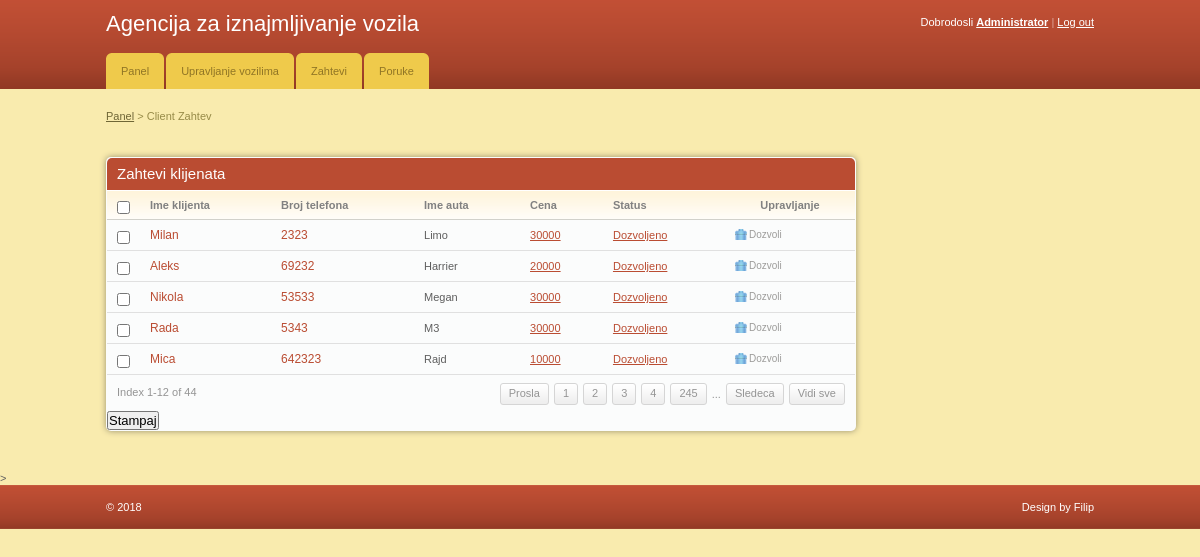
The app's page /admin/client_zahtev.php (signed in) with its own data.
### tables this page shows
CREATE TABLE `client` (
  `client_id` int(11) NOT NULL,
  `fime` varchar(255) NOT NULL,
  `email` varchar(255) NOT NULL,
  `id_broj` int(11) NOT NULL,
  `telefon` int(11) NOT NULL,
  `lokacija` varchar(255) NOT NULL,
  `pol` varchar(255) NOT NULL,
  `kola_id` int(11) NOT NULL,
  `status` varchar(255) NOT NULL,
  `banka` varchar(255) NOT NULL
);

CREATE TABLE `kola` (
  `id` int(11) NOT NULL,
  `ime_auta` varchar(255) NOT NULL,
  `tip` varchar(255) NOT NULL,
  `slika` text NOT NULL,
  `cena_iznajmljivanja` int(11) NOT NULL,
  `kapacitet` int(11) NOT NULL,
  `status` varchar(255) NOT NULL
);

### admin/client_zahtev.php (the view, shortened to what this page needs)
<!DOCTYPE html PUBLIC "-//W3C//DTD XHTML 1.0 Transitional//EN" "http://www.w3.org/TR/xhtml1/DTD/xhtml1-transitional.dtd">
<html xmlns="http://www.w3.org/1999/xhtml">
<head>
	<link rel="stylesheet" href="css/style.css" type="text/css" media="all" />
</head>
<body>
<div id="header">
	<div class="shell">
		<?php
			include 'menu.php';
		?>
	</div>
</div>
<div id="container">
	<div class="shell">
		<div class="small-nav">
			<a href="index.php">Panel</a>
			<span>&gt;</span>
			Client Zahtev
		</div>
		<br />
		<div id="main">
			<div id="content">
				<div class="box">
					<div class="box-head">
						<h2 class="left">Zahtevi klijenata</h2>
					</div>
					<div class="table">
						<table width="100%" border="0" cellspacing="0" cellpadding="0">
							<tr>
								<th width="13"><input type="checkbox" class="checkbox" /></th>
								<th>Ime klijenta</th>
								<th>Broj telefona</th>
								<th>Ime auta</th>
								<th>Cena</th>
								<th>Status</th>
								<th width="110" class="ac">Upravljanje</th>
							</tr>
							<?php
								include '../includes/config.php';
								$select = "SELECT client.client_id,client.fime,client.telefon,kola.ime_auta,kola.cena_iznajmljivanja,client.status
										FROM client JOIN kola ON client.kola_id=kola.id";
								$result = $conn->query($select);
								while($row = $result->fetch_assoc()){
							?>
							<tr>
								<td><input type="checkbox" class="checkbox" /></td>
								<td><h3><a href="#"><?php echo $row['fime'] ?></a></h3></td>
								<td><h3><a href="#"><?php echo $row['telefon'] ?></a></h3></td>
								<td><?php echo $row['ime_auta'] ?></td>
								<td><a href="#"><?php echo $row['cena_iznajmljivanja'] ?></a></td>
								<td><a href="#"><?php echo $row['status'] ?></a></td>
								<td><a href="javascript:sureToApprove(<?php echo $row['client_id'];?>)" class="ico del">Dozvoli</a></td>
							</tr>
							<?php
								}
							?>
						</table>
						<div class="pagging">
							<div class="left">Index 1-12 of 44</div>
							<div class="right">
								<a href="#">Prosla</a>
								<a href="#">1</a>
								<a href="#">2</a>
								<a href="#">3</a>
								<a href="#">4</a>
								<a href="#">245</a>
								<span>...</span>
								<a href="#">Sledeca</a>
								<a href="#">Vidi sve</a>
							</div>
						</div>
					</div>
					<h2><input type="submit" onclick="window.print()" value="Stampaj" /></h2>
				</div>
			</div>
		</div>
	</div>
</div>
>
<div id="footer">
	<div class="shell">
		<span class="left">&copy; <?php echo date("Y");?> </span>
		<span class="right">
			Design by Filip</a>
		</span>
	</div>
</div>
</body>
</html>

### admin/css/style.css (style rules this page uses)
* { padding:0; margin:0; outline:0; }
body { background:#f9ebae; font-family: Verdana, sans-serif; font-size:11px; line-height:14px; color:#5e5e5e; }
input, textarea, select { font-family: Verdana, sans-serif; font-size:13px; }
.checkbox { width:13px; height:13px; vertical-align:top; position:relative; top:2px; }
a { color:#ba4c32; text-decoration: underline; cursor:pointer; }
.left, .alignleft { float:left; display:inline; }
.right, .alignright { float:right; display:inline; }
.ac { text-align: center !important; }
h2 { font-size:15px; font-weight: normal; }
h3 { font-size:12px; line-height:14px; font-weight: normal; }
h3 a { text-decoration: none; }
.shell { width:988px; margin:0 auto; }
#header { height:89px; background:url(images/header.gif); white-space:nowrap; }
#container { padding:20px 0; }
.small-nav { color:#978b48; padding-bottom:20px; }
.small-nav a { color:#6f6636; }
#content { float:left; width:750px; }
.table th { background:#fffdfa url(images/th.gif) repeat-x 0 0; color:#818181; text-align: left; padding:7px 10px; border-bottom:solid 1px #d2d1cb; }
.table td { background:#fbfcfc; border-bottom:solid 1px #e0e0e0; padding:8px 10px; }
.box { background:#fbfcfc; height:100%; padding:1px; margin-bottom:20px; }
.box-head { background:#ba4c32; height:32px; color:#fff; padding: 0 10px; line-height:32px; white-space:nowrap; border-bottom:solid 1px #fff; }
.pagging { height:20px; padding:8px 10px; line-height:19px; color:#949494; }
.pagging a { background:url(images/pagging.gif) repeat-x 0 0; height:20px; float:left; padding:0 8px; border:solid 1px #d5d5d5; text-decoration: none; color:#949494; margin-left:5px; }
.pagging span { float:left; margin-left:5px; padding-top:2px; }
a.ico { color:#9d9c9a; font-size:10px; text-decoration: none; padding:0 0 0 14px; background-repeat:no-repeat; background-position:0 0; }
a.del { background-image:url(images/del.gif) }
#footer { height:44px; background:url(images/footer.gif); line-height:44px; color:#fff; }
.box { -moz-border-radius:5px; -webkit-border-radius:5px; -moz-box-shadow: 0 0 6px #978f6c; -webkit-box-shadow: 0 0 6px #978f6c; }
.box-head { -moz-border-radius-topleft:5px; -moz-border-radius-topright:5px; -webkit-border-top-left-radius:5px; -webkit-border-top-right-radius:5px; }
.small-field, .button, .pagging a { -moz-border-radius:3px; -webkit-border-radius:3px; }

### records on screen
client: fime "Milan", telefon "2323", kola.ime_auta "Limo", kola.cena_iznajmljivanja "30000", status "Dozvoljeno"
client: fime "Aleks", telefon "69232", kola.ime_auta "Harrier", kola.cena_iznajmljivanja "20000", status "Dozvoljeno"
client: fime "Nikola", telefon "53533", kola.ime_auta "Megan", kola.cena_iznajmljivanja "30000", status "Dozvoljeno"
client: fime "Rada", telefon "5343", kola.ime_auta "M3", kola.cena_iznajmljivanja "30000", status "Dozvoljeno"
client: fime "Mica", telefon "642323", kola.ime_auta "Rajd", kola.cena_iznajmljivanja "10000", status "Dozvoljeno"
